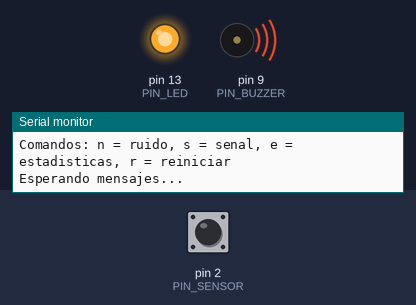
This sketch was run on a simulated Arduino Uno, built with avr-gcc and run on an emulated ATmega328P. On the bench: output pins drawn as LEDs (lit = HIGH), buzzer (waves = sounding), the last lines printed to the serial monitor. Dashed ring = blinking. The inputs (shaded band) are chosen by the test bench; at power-on: pin 2 (PIN_SENSOR) HIGH.

Above: at 1.2 s.
1.3 s: pin 2 (PIN_SENSOR) driven LOW
At 2.2 s:
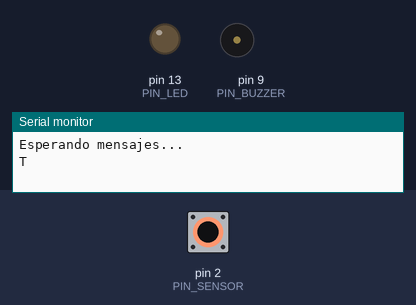
6.0 s: pin 2 (PIN_SENSOR) driven HIGH
At 7.0 s:
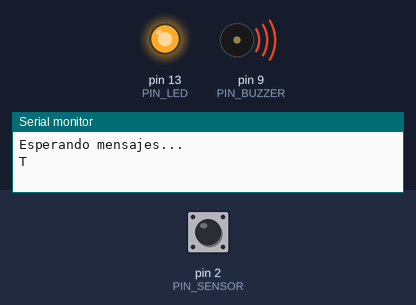
9.0 s: pin 2 (PIN_SENSOR) pulsed LOW 2 times (0.12 s each, 0.3 s apart)
At 9.21 s:
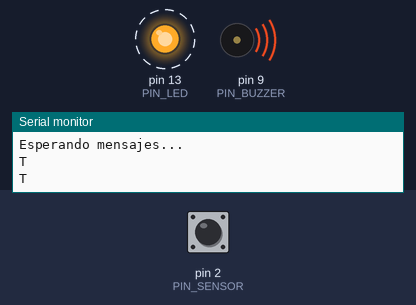
Timing chart, 0 to 12.0 s (numbered marks = the images above; inputs shaded):
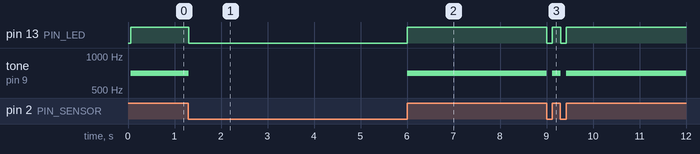

The sketch:

receptor_morse_ir.ino
```cpp
/*
  RECEPTOR - Recepción y decodificación de código Morse por láser infrarrojo
  Proyecto: Transmisión de información mediante luz invisible (FSO, modulación OOK)
  Teoría de Señales - Universidad de Manizales

  USO
   - Abrir el Monitor Serie a 9600 baudios. El texto recibido aparece ahí.
   - Comandos (escribir la letra y presionar Enter):
       n -> mide el nivel de RUIDO (con el láser apagado)
       s -> mide el nivel de SEÑAL (con el láser fijo encendido: "#ON" en el emisor)
            Al tener ambas medidas se calcula la SNR y se ajusta el umbral analógico.
       e -> muestra estadísticas (caracteres recibidos, no reconocidos, ruido)
       r -> reinicia las estadísticas

  CONEXIONES
   Sensor:
     5V -> cátodo (K) del fotodiodo IR (queda en polarización inversa)
     ánodo (A) del fotodiodo -> nodo S -> resistencia 100 kΩ -> GND
     (con fototransistor: colector -> 5V, emisor -> nodo S -> 10 kΩ -> GND)
     nodo S -> A0 (para medir el nivel de señal y la SNR)
   Comparador LM393 (comparador A):
     pin 8 -> 5V, pin 4 -> GND, condensador de 100 nF entre pin 8 y GND
     pin 3 (IN+) -> nodo S
     pin 2 (IN-) -> cursor del potenciómetro de 10 kΩ (extremos a 5V y GND) = umbral
     pin 1 (OUT) -> D2, con resistencia pull-up de 10 kΩ a 5V
   D13 -> LED: se enciende cuando llega luz (ayuda a alinear el láser)
   D9  -> buzzer pasivo (opcional): suena con cada pulso recibido

  Con más luz, el nodo S sube de voltaje. Si supera el umbral del potenciómetro,
  la salida del LM393 queda en ALTO.
*/

const byte PIN_SENSOR = 2;     // salida del comparador
const byte PIN_ANALOG = A0;    // nodo S, sin pasar por el comparador
const byte PIN_LED    = 13;
const byte PIN_BUZZER = 9;

// Duración de un punto en milisegundos. DEBE ser igual en el emisor.
const unsigned int UNIDAD = 60;

// Cambios más cortos que esto se descartan como ruido (ms).
const unsigned int ANTIRREBOTE = 5;

// true: usa el LM393 en D2. false: compara A0 contra umbralAnalogico (sin comparador).
const bool USAR_COMPARADOR = true;
const bool NIVEL_LUZ = HIGH;   // valor de D2 cuando llega el láser

const bool USAR_BUZZER = true;
const bool MOSTRAR_TIEMPOS = false;  // true: imprime la duración de cada pulso (para el informe)

struct Morse { char c; const char* codigo; };

const Morse TABLA[] = {
  {'A', ".-"},     {'B', "-..."},   {'C', "-.-."},   {'D', "-.."},    {'E', "."},
  {'F', "..-."},   {'G', "--."},    {'H', "...."},   {'I', ".."},     {'J', ".---"},
  {'K', "-.-"},    {'L', ".-.."},   {'M', "--"},     {'N', "-."},     {'O', "---"},
  {'P', ".--."},   {'Q', "--.-"},   {'R', ".-."},    {'S', "..."},    {'T', "-"},
  {'U', "..-"},    {'V', "...-"},   {'W', ".--"},    {'X', "-..-"},   {'Y', "-.--"},
  {'Z', "--.."},
  {'0', "-----"},  {'1', ".----"},  {'2', "..---"},  {'3', "...--"},  {'4', "....-"},
  {'5', "....."},  {'6', "-...."},  {'7', "--..."},  {'8', "---.."},  {'9', "----."},
  {'.', ".-.-.-"}, {',', "--..--"}, {'?', "..--.."}, {'!', "-.-.--"},
  {'/', "-..-."},  {'=', "-...-"},  {'-', "-....-"}, {'@', ".--.-."}
};
const byte N_TABLA = sizeof(TABLA) / sizeof(TABLA[0]);

int umbralAnalogico = 300;     // 0-1023, se recalcula con los comandos n y s

// Símbolos de la letra en curso
char simbolos[8];
byte nSimbolos = 0;
bool desbordado = false;

// Estado de la señal (con antirrebote)
bool estadoEstable = false;
bool estadoCrudo = false;
unsigned long tUltimoCambio = 0;
unsigned long tCrudo = 0;

bool esperandoEspacio = false;
bool esperandoFin = false;

// Estadísticas
unsigned long nCaracteres = 0;
unsigned long nDesconocidos = 0;
unsigned long nRuido = 0;

// Medidas para la SNR (voltios, negativo = sin medir)
float vRuido = -1;
float vSenal = -1;

bool hayLuz() {
  if (USAR_COMPARADOR) return digitalRead(PIN_SENSOR) == NIVEL_LUZ;
  return analogRead(PIN_ANALOG) > umbralAnalogico;
}

void indicadores(bool luz) {
  digitalWrite(PIN_LED, luz ? HIGH : LOW);
  if (!USAR_BUZZER) return;
  if (luz) tone(PIN_BUZZER, 700);
  else noTone(PIN_BUZZER);
}

char decodificar() {
  if (desbordado) return '*';
  simbolos[nSimbolos] = '\0';
  for (byte i = 0; i < N_TABLA; i++) {
    if (strcmp(TABLA[i].codigo, simbolos) == 0) return TABLA[i].c;
  }
  return '*';                   // secuencia que no corresponde a ningún carácter
}

void finDePulso(unsigned long duracion) {
  // Umbral de decisión a mitad de camino entre punto (1 u) y raya (3 u)
  char simbolo = (duracion < 2UL * UNIDAD) ? '.' : '-';
  if (nSimbolos < 7) simbolos[nSimbolos++] = simbolo;
  else desbordado = true;

  if (MOSTRAR_TIEMPOS) {
    Serial.print(F("\n[pulso "));
    Serial.print(duracion);
    Serial.print(F(" ms = "));
    Serial.print(simbolo);
    Serial.println(']');
  }
}

void revisarSilencio(unsigned long silencio) {
  // Más de 2 u sin luz: terminó la letra (entre símbolos hay 1 u, entre letras 3 u)
  if (nSimbolos > 0 && silencio >= 2UL * UNIDAD) {
    char c = decodificar();
    Serial.print(c);
    nCaracteres++;
    if (c == '*') nDesconocidos++;
    nSimbolos = 0;
    desbordado = false;
    esperandoEspacio = true;
    esperandoFin = true;
  }
  // Más de 5 u: espacio entre palabras (7 u)
  if (esperandoEspacio && silencio >= 5UL * UNIDAD) {
    Serial.print(' ');
    esperandoEspacio = false;
  }
  // Silencio largo: fin del mensaje
  if (esperandoFin && silencio >= 20UL * UNIDAD) {
    Serial.println();
    esperandoFin = false;
  }
}

float medirVoltaje() {
  long suma = 0;
  for (int i = 0; i < 200; i++) {
    suma += analogRead(PIN_ANALOG);
    delayMicroseconds(500);
  }
  return (suma / 200.0) * 5.0 / 1023.0;
}

void mostrarSNR() {
  if (vRuido < 0 || vSenal < 0) return;
  // Un paso del ADC son ~4.9 mV; se usa como mínimo para no dividir por cero
  float ruido = max(vRuido, 0.0049);
  float snr = 20.0 * log10(vSenal / ruido);
  umbralAnalogico = (int)(((vSenal + vRuido) / 2.0) * 1023.0 / 5.0);
  Serial.print(F("SNR = "));
  Serial.print(snr, 1);
  Serial.print(F(" dB  |  umbral analogico ajustado a "));
  Serial.print(umbralAnalogico);
  Serial.print(F(" ("));
  Serial.print((vSenal + vRuido) / 2.0, 3);
  Serial.println(F(" V, use este voltaje en el potenciometro)"));
}

void mostrarEstadisticas() {
  Serial.println(F("\n--- Estadisticas ---"));
  Serial.print(F("Caracteres recibidos: "));
  Serial.println(nCaracteres);
  Serial.print(F("No reconocidos (*):   "));
  Serial.println(nDesconocidos);
  if (nCaracteres > 0) {
    Serial.print(F("Tasa de error:        "));
    Serial.print(100.0 * nDesconocidos / nCaracteres, 1);
    Serial.println(F(" %"));
  }
  Serial.print(F("Pulsos de ruido descartados: "));
  Serial.println(nRuido);
}

void atenderComandos() {
  char c = tolower(Serial.read());
  if (c == 'n') {
    vRuido = medirVoltaje();
    Serial.print(F("\nRuido (laser apagado): "));
    Serial.print(vRuido, 3);
    Serial.println(F(" V"));
    mostrarSNR();
  } else if (c == 's') {
    vSenal = medirVoltaje();
    Serial.print(F("\nSenal (laser encendido): "));
    Serial.print(vSenal, 3);
    Serial.println(F(" V"));
    mostrarSNR();
  } else if (c == 'e') {
    mostrarEstadisticas();
  } else if (c == 'r') {
    nCaracteres = nDesconocidos = nRuido = 0;
    Serial.println(F("\nEstadisticas reiniciadas"));
  }
}

void setup() {
  pinMode(PIN_SENSOR, INPUT_PULLUP);
  pinMode(PIN_LED, OUTPUT);
  pinMode(PIN_BUZZER, OUTPUT);

  Serial.begin(9600);
  Serial.println(F("=== RECEPTOR MORSE IR ==="));
  Serial.println(F("Comandos: n = ruido, s = senal, e = estadisticas, r = reiniciar"));
  Serial.println(F("Esperando mensajes...\n"));
}

void loop() {
  unsigned long ahora = millis();
  bool lectura = hayLuz();

  if (lectura != estadoCrudo) {
    if (lectura == estadoEstable) nRuido++;  // el cambio se revirtió antes de confirmarse
    estadoCrudo = lectura;
    tCrudo = ahora;
  }

  // Un cambio se acepta si se mantiene al menos ANTIRREBOTE ms
  if (estadoCrudo != estadoEstable && ahora - tCrudo >= ANTIRREBOTE) {
    unsigned long duracion = tCrudo - tUltimoCambio;
    estadoEstable = estadoCrudo;
    tUltimoCambio = tCrudo;
    indicadores(estadoEstable);

    if (estadoEstable) {
      // Volvió la luz: el mensaje continúa
      esperandoEspacio = false;
      esperandoFin = false;
    } else {
      finDePulso(duracion);
    }
  }

  if (!estadoEstable) revisarSilencio(ahora - tUltimoCambio);

  if (Serial.available()) atenderComandos();
}
```

Measured:
- after the input at 1.3 s, pin 13 (PIN_LED): HIGH → LOW at once; tone on pin 9 (PIN_BUZZER): 700 Hz → silent at once
- after the input at 6.0 s, pin 13 (PIN_LED): LOW → HIGH at once; tone on pin 9 (PIN_BUZZER): silent → 700 Hz at once
- after the input at 9.0 s, pin 13 (PIN_LED): alternates HIGH for 0.18 s and LOW for 0.12 s, 4 changes in all, then stays HIGH, starting at once; tone on pin 9 (PIN_BUZZER): alternates 700 Hz for 0.18 s and silent for 0.12 s, 4 changes in all, then stays 700 Hz, starting at once
